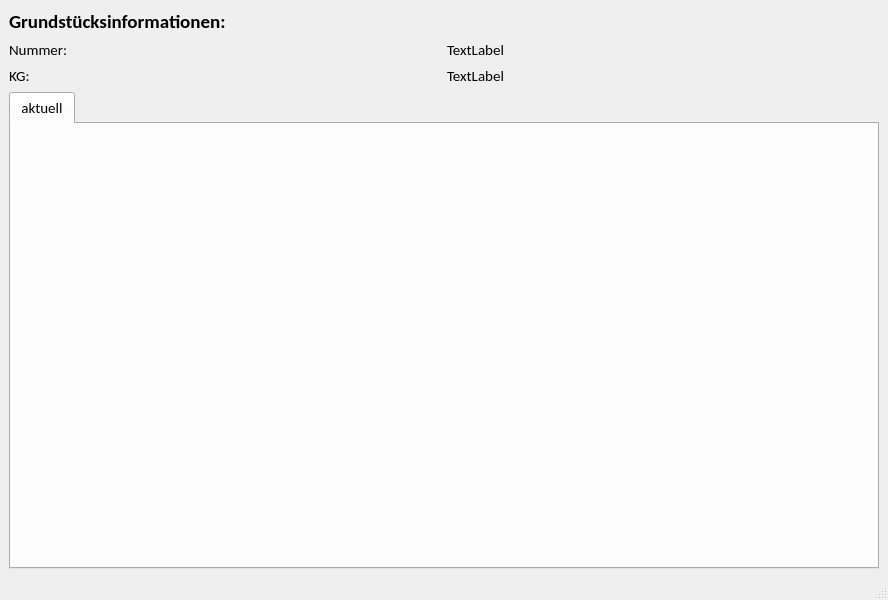
<?xml version="1.0" encoding="UTF-8"?>
<ui version="4.0">
 <class>Gst</class>
 <widget class="QMainWindow" name="Gst">
  <property name="geometry">
   <rect>
    <x>0</x>
    <y>0</y>
    <width>888</width>
    <height>600</height>
   </rect>
  </property>
  <property name="windowTitle">
   <string>MainWindow</string>
  </property>
  <widget class="QWidget" name="centralwidget">
   <layout class="QVBoxLayout" name="verticalLayout">
    <item>
     <widget class="QLabel" name="label_3">
      <property name="font">
       <font>
        <family>Calibri</family>
        <pointsize>14</pointsize>
        <weight>75</weight>
        <bold>true</bold>
       </font>
      </property>
      <property name="text">
       <string>Grundstücksinformationen:</string>
      </property>
     </widget>
    </item>
    <item>
     <layout class="QGridLayout" name="gridLayout">
      <item row="0" column="0">
       <widget class="QLabel" name="label">
        <property name="font">
         <font>
          <family>Calibri</family>
          <pointsize>11</pointsize>
         </font>
        </property>
        <property name="text">
         <string>Nummer:</string>
        </property>
       </widget>
      </item>
      <item row="1" column="0">
       <widget class="QLabel" name="label_2">
        <property name="font">
         <font>
          <family>Calibri</family>
          <pointsize>11</pointsize>
         </font>
        </property>
        <property name="text">
         <string>KG:</string>
        </property>
       </widget>
      </item>
      <item row="0" column="1">
       <widget class="QLabel" name="uiGstLbl">
        <property name="font">
         <font>
          <family>Calibri</family>
          <pointsize>11</pointsize>
         </font>
        </property>
        <property name="text">
         <string>TextLabel</string>
        </property>
       </widget>
      </item>
      <item row="1" column="1">
       <widget class="QLabel" name="uiKgLbl">
        <property name="font">
         <font>
          <family>Calibri</family>
          <pointsize>11</pointsize>
         </font>
        </property>
        <property name="text">
         <string>TextLabel</string>
        </property>
       </widget>
      </item>
     </layout>
    </item>
    <item>
     <widget class="QTabWidget" name="uiGstVersionTab">
      <property name="font">
       <font>
        <family>Calibri</family>
        <pointsize>11</pointsize>
       </font>
      </property>
      <property name="tabPosition">
       <enum>QTabWidget::North</enum>
      </property>
      <property name="currentIndex">
       <number>0</number>
      </property>
      <widget class="QWidget" name="uiAktuellWdg">
       <attribute name="title">
        <string>aktuell</string>
       </attribute>
      </widget>
     </widget>
    </item>
   </layout>
  </widget>
  <widget class="QMenuBar" name="menubar">
   <property name="geometry">
    <rect>
     <x>0</x>
     <y>0</y>
     <width>888</width>
     <height>21</height>
    </rect>
   </property>
  </widget>
  <widget class="QStatusBar" name="statusbar"/>
 </widget>
 <resources/>
 <connections/>
</ui>
